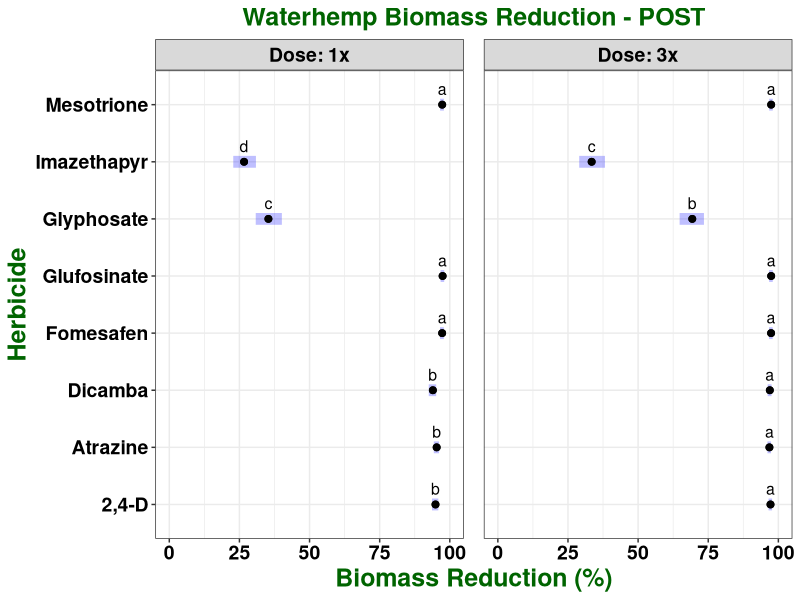

The R source for this figure: (Note: this script raises an error after producing the figure.)
## ---- chunk 1

knitr::opts_chunk$set(echo = TRUE)
library(tidyverse)
library(ggplot2)
library(car)
library(emmeans)
library(multcompView)
library(glmmTMB)
library(ggpubr)

## ---- chunk 2

waterhemp <- read.csv("All POST_Reduction.csv")

str(waterhemp)

waterhemp$run <- as.factor(waterhemp$run)

waterhemp$pop <- as.factor(waterhemp$pop)

waterhemp$Herbicide <- as.factor(waterhemp$Herbicide)

waterhemp$Dose <- as.factor(waterhemp$Dose)

waterhemp$rep <- as.factor(waterhemp$rep)

str(waterhemp)

## ---- chunk 3

model <- glmmTMB(logit(bio_red) ~ Herbicide * Dose + (1|run) + (1|pop), data = waterhemp, family = "gaussian")


## ---- chunk 4

summary(model)

## ---- chunk 5

glmmTMB:::Anova.glmmTMB(model)

## ---- chunk 6

emm_herb_dose <- emmeans(model, ~ Herbicide|Dose, adjust = "tukey", type = "response", contr = "pairwise")

emm_herb_dose

CLD_emm_herb_dose <- if(requireNamespace("multcomp")) {
    multcomp::cld(emm_herb_dose$emmeans, alpha = 0.05, Letters=letters, adjust="tukey", reversed = TRUE)}

CLD_emm_herb_dose

## ---- chunk 7


plot(emm_herb_dose, adjust = "tukey", comparisons = F, alpha = 0.05) + 
  geom_point(size = 2) +
  geom_text(aes(label = c("b", "b", "b", "a", "a", "c", "d", "a",
                          "a", "a", "a", "a", "a", "b", "c", "a")),
            vjust = -0.8, size = 4) +
  scale_x_continuous(breaks = c(0, 0.25, 0.50, 0.75, 1), limits = c(0, 1),
    labels = scales::percent_format(scale = 100, suffix = "")) +
  labs(title = "Waterhemp Biomass Reduction - POST", 
       x = "Biomass Reduction (%)", 
       y = "Herbicide") +
  facet_grid(~ Dose, labeller = label_both) +
  theme_bw() + 
  theme (plot.title = element_text(face = "bold", hjust = 0.5, size = 18, colour = "darkgreen"), 
         axis.title = element_text(face = "bold", size = 18, colour = "darkgreen"), 
         axis.text= element_text(face = "bold", size = 14, colour = "black"),
         strip.text = element_text(face = "bold", size = 14, colour = "black"),
         panel.spacing = unit(1.0, "lines")) +
  ggsave("LOGIT Tukey HSD_HERBxRATE.jpeg", units="in", width = 10, height = 4, dpi = 600)
